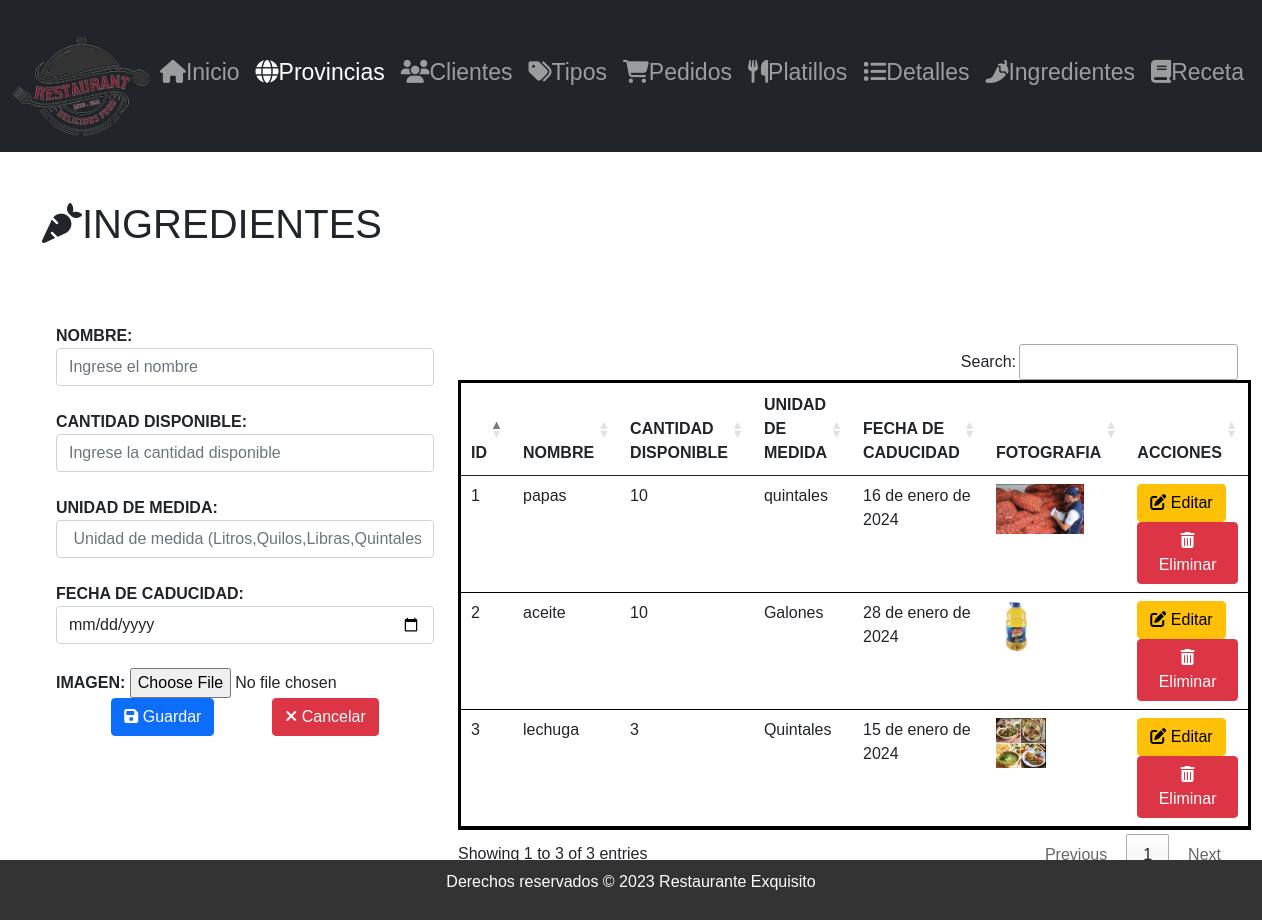
/listadoIngredientes/, run on the app's committed database.
### Aplicaciones/Facturacion/models.py (models this page shows, shortened)
class Ingrediente(models.Model):
    id_ed = models.AutoField(primary_key=True)
    nombre_ed = models.CharField(max_length=100)
    descripcion_ed = models.CharField(max_length=100)
    unidad_medida_ed = models.CharField(max_length=20)
    fecha_caducidad_ed = models.DateField()
    fotografia=models.FileField(upload_to='ingrediente', null=True,blank=True)

### Aplicaciones/Facturacion/views.py (the view)
# urls.py: path('listadoIngredientes/',views.listadoIngredientes),
def listadoIngredientes(request):
    ingredientesBdd = Ingrediente.objects.all()
    return render(request, 'listadoIngredientes.html', {'ingredientes': ingredientesBdd})

### Aplicaciones/Facturacion/templates/listadoIngredientes.html (shortened to what this page needs)
{% extends "./plantilla.html"%}
  {% load static %}
  {%block contenido%}
    <h1><i class="fas fa-carrot"></i>INGREDIENTES </h1>
    <br>
    <ul>
        <div class="row">
          <div class="col-md-4" style="overflow-y: auto;">
                <form action="/guardarIngrediente/" method="post" enctype="multipart/form-data" id="frm_nuevo_ingrediente">
                    <br>
                    <b>NOMBRE:</b>
                    <input type="text" name="nombre_ed" value="" id="nombre_ed" placeholder="Ingrese el nombre" class="form-control" required>
                    <br>
                    <b>CANTIDAD DISPONIBLE:</b>
                    <input type="CharField" name="descripcion_ed" value="" id="descripcion_ed" placeholder="Ingrese la cantidad disponible" class="form-control" required>
                    <br>
                    <b>UNIDAD DE MEDIDA:</b>
                    <input type="CharField" name="unidad_medida_ed" value="" id="unidad_medida_ed" placeholder=" Unidad de medida (Litros,Quilos,Libras,Quintales)" class="form-control" required>
                    <br>
                    <b>FECHA DE CADUCIDAD:</b>
                    <input type="date" name="fecha_caducidad_ed" value="" class="form-control" placeholder="Ingrese la fecha de caducidad " required>
                    <br>
                    <b>IMAGEN:</b>
                    <input type="file" name="fotografia" accept="image/*" id="fotografia" required>
                    <br>
                    <center>
                        <button type="submit" name="button" class="btn btn-primary"><i class="fas fa-save"></i> Guardar</button>
                        <button type="submit" name="button" class="btn btn-danger"><i class="fas fa-times"></i> Cancelar</button>
                    </center>
                </form>
            </div>
            <div class="col-md-8">
        <div class="d-flex justify-content-center align-items-center">
        </div>
        <br>
                <table class="table" id="tbl_ingredientes">
                    <thead>
                        <tr>
                            <th>ID</th>
                            <th>NOMBRE</th>
                            <th>CANTIDAD DISPONIBLE</th>
                            <th>UNIDAD DE MEDIDA</th>
                            <th>FECHA DE CADUCIDAD</th>
                            <th>FOTOGRAFIA</th>
                            <th>ACCIONES</th>
                        </tr>
                    </thead>
                    <tbody>
                        {% for ingrediente in ingredientes %}
                            <tr>
                                <td>{{ ingrediente.id_ed }}</td>
                                <td>{{ ingrediente.nombre_ed }}</td>
                                <td>{{ ingrediente.descripcion_ed }}</td>
                                <td>{{ ingrediente.unidad_medida_ed }}</td>
                                <td>{{ ingrediente.fecha_caducidad_ed }}</td>
                                <td>{% if ingrediente.fotografia %}
                                    <a href="{{ingrediente.fotografia.url}}" target="_blank">
                                        <img src="{{ingrediente.fotografia.url}}" alt="" height="50px"></a>
                                    {% else %}
                                    <b>N/A</b>
                                    {% endif %}
                                </td>
                                <td>
                                    <a href="/editarIngrediente/{{ingrediente.id_ed}}" class="btn btn-warning"> <i class="fas fa-edit"></i> Editar</a>
                                    <a href="javascript:void(0)"
                                    onclick="eliminarIngrediente('/eliminarIngrediente/{{ingrediente.id_ed}}');"class="btn btn-danger"><i class="fas fa-trash-alt"></i> Eliminar</a>
                                </td>
                            </tr>
                        {% endfor %}
                    </tbody>
                </table>
            <br>
    </ul>
  {%endblock%}

### RestauranteED/static/css/principal.css (style rules this page uses)
table { border: 3px solid black !important; }
body { margin: 0; padding: 0; font-family: 'Poppins', sans-serif; background-image: url('ruta_de_la_imagen.jpg'); background-size: cover; background-position: center; background-repeat: no-repeat; / }
h1 { text-align: left; padding-left: 30px; }
.row { margin: 20px 0; }

### data on the page
Ingrediente: id_ed "1", nombre_ed "papas", descripcion_ed "10", unidad_medida_ed "quintales", fecha_caducidad_ed "16 de enero de 2024", fotografia (picture)
Ingrediente: id_ed "2", nombre_ed "aceite", descripcion_ed "10", unidad_medida_ed "Galones", fecha_caducidad_ed "28 de enero de 2024", fotografia (picture)
Ingrediente: id_ed "3", nombre_ed "lechuga", descripcion_ed "3", unidad_medida_ed "Quintales", fecha_caducidad_ed "15 de enero de 2024", fotografia (picture)
